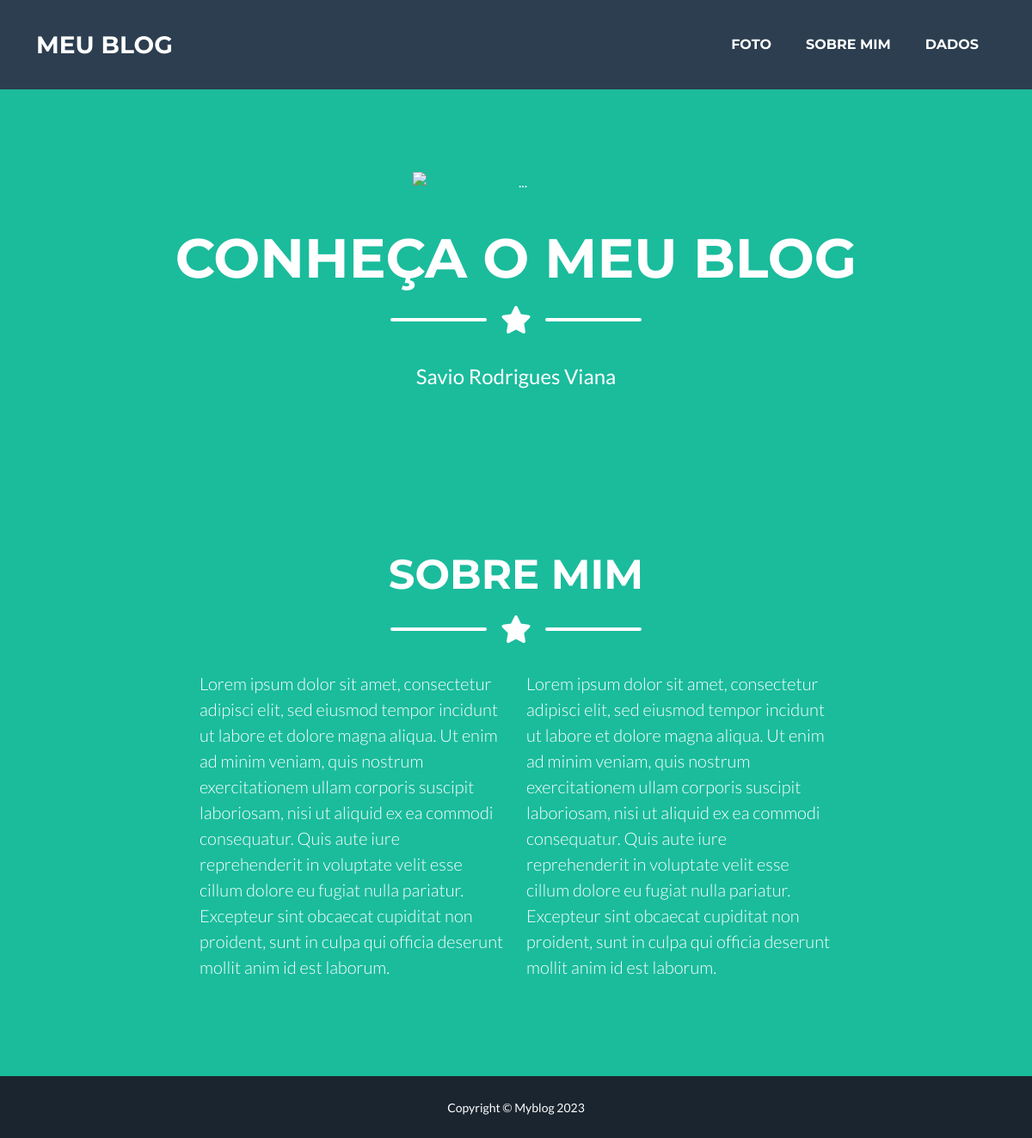
The page /sobremim/ on the database its author committed.
### blog/models.py (models this page shows)
class sobremim1(models.Model):
    texto1 = models.TextField()
    texto2 = models.TextField()

### blog/views.py (the view)
# urls.py: path('sobremim/', sobremim),
def sobremim(request, *args, **kwargs):
    sobremim = sobremim1.objects.all()
    context={'sobremim': sobremim}
    return render(request, 'sobremim.html', context)

### blog/templates/sobremim.html
{% extends 'index.html' %}
{% block conteudo %}
<section class="page-section bg-primary text-white mb-0" id="about">
    <div class="container">
        <h2 class="page-section-heading text-center text-uppercase text-white">Sobre mim</h2>
        <div class="divider-custom divider-light">
            <div class="divider-custom-line"></div>
            <div class="divider-custom-icon"><i class="fas fa-star"></i></div>
            <div class="divider-custom-line"></div>
        </div>
        <div class="row">
        {% for sobremim1 in sobremim %}
                <div class="col-lg-4 ms-auto"><p class="lead">{{ sobremim1.texto1 }}</p></div>
                <div class="col-lg-4 me-auto"><p class="lead">{{ sobremim1.texto2 }}</p></div>
        {% endfor %}
        </div>
    </div>
</section>
{% endblock %}

### rows shown on the page
sobremim1: texto1 "Lorem ipsum dolor sit amet, consectetur adipisci elit, sed eiusmod tempor incidunt ut labore et dolore magna aliqua. Ut enim ad minim veniam, quis nostrum exercitationem ullam corporis suscipit laboriosam, nisi ut aliquid ex ea commodi consequatur. Quis aute iure reprehenderit in voluptate velit esse cillum dolore eu fugiat nulla pariatur. Excepteur sint obcaecat cupiditat non proident, sunt in culpa qui officia deserunt mollit anim id est laborum.", texto2 "Lorem ipsum dolor sit amet, consectetur adipisci elit, sed eiusmod tempor incidunt ut labore et dolore magna aliqua. Ut enim ad minim veniam, quis nostrum exercitationem ullam corporis suscipit laboriosam, nisi ut aliquid ex ea commodi consequatur. Quis aute iure reprehenderit in voluptate velit esse cillum dolore eu fugiat nulla pariatur. Excepteur sint obcaecat cupiditat non proident, sunt in culpa qui officia deserunt mollit anim id est laborum."
